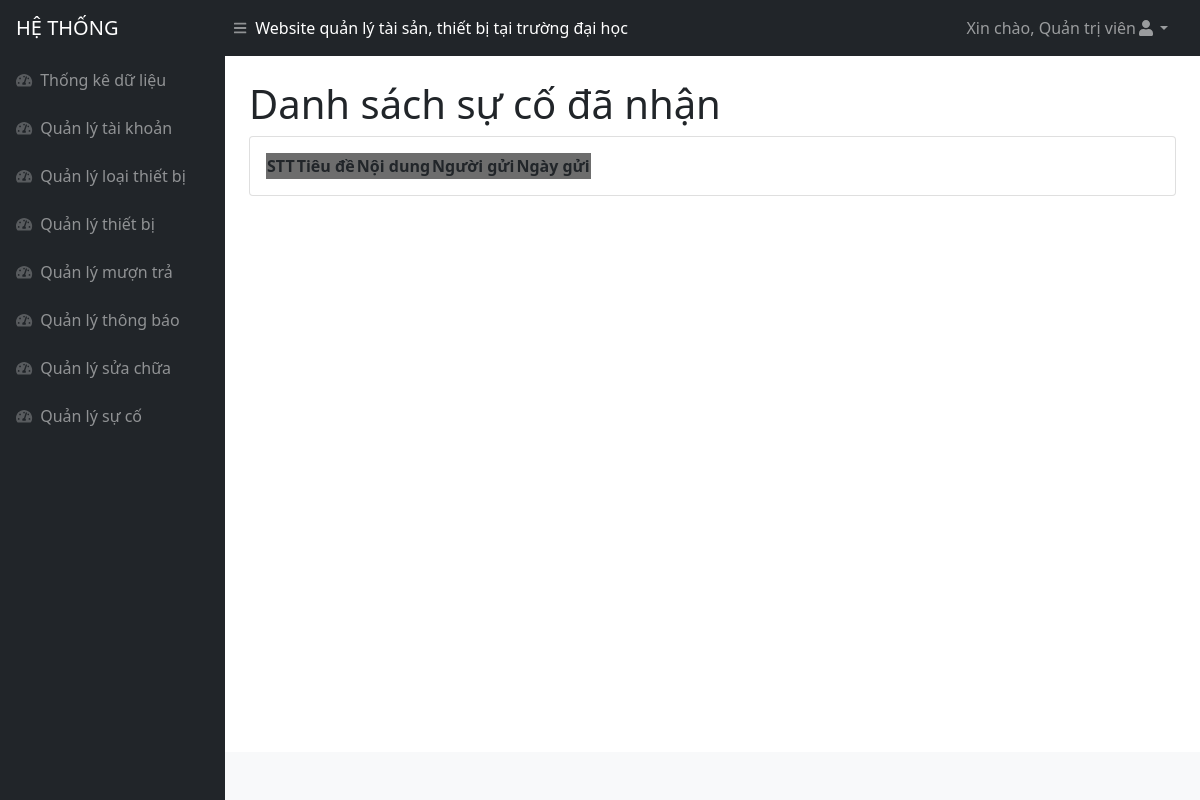
Page /suco.php (signed in) on the earlier database version.
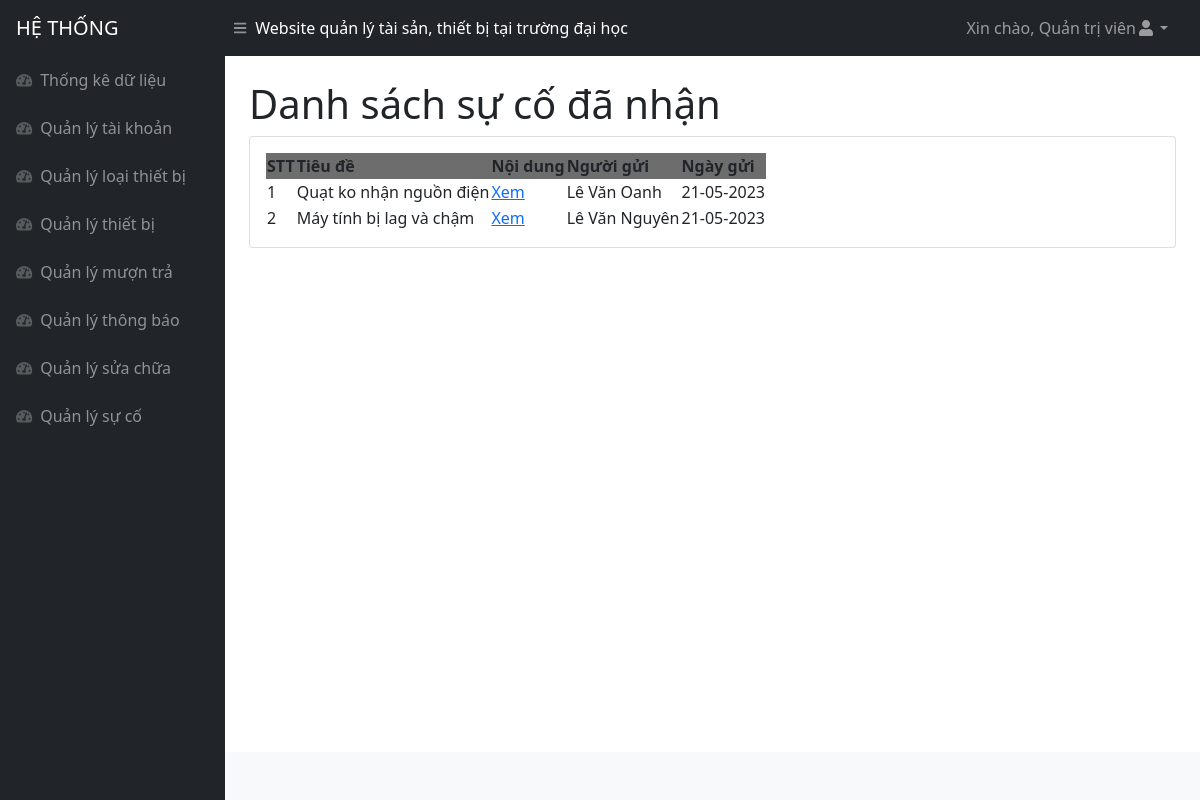
Same page on the later database version.
### tables this page shows
CREATE TABLE `suco` (
  `id` int(11) NOT NULL,
  `tieude` varchar(2500) NOT NULL,
  `noidung` text NOT NULL,
  `nguoidung_id` int(11) NOT NULL,
  `ngaygui` date NOT NULL DEFAULT current_timestamp()
);

CREATE TABLE `nguoidung` (
  `id` int(11) NOT NULL,
  `hoten` varchar(250) NOT NULL,
  `email` varchar(250) NOT NULL,
  `sodienthoai` varchar(250) NOT NULL,
  `diachi` varchar(2500) NOT NULL,
  `taikhoan` varchar(500) NOT NULL,
  `matkhau` varchar(500) NOT NULL,
  `quyen_id` int(11) NOT NULL
);

### suco.php (the view, shortened to what this page needs)
<!DOCTYPE html>
<html lang="en">
<head>
<?php include('inc/head.php')?>
</head>
<body class="sb-nav-fixed">
<?php include('inc/header.php')?>
    <div id="layoutSidenav">
    <?php include('inc/menu.php')?>
        <div id="layoutSidenav_content">
            <main>
                <div class="container-fluid px-4">
                <?php if($_SESSION['quyen'] == 1){ ?>
                    <h1 class="mt-4">Danh sách sự cố đã nhận</h1>
                    <?php }else{?>
                        <h1 class="mt-4">Danh sách sự cố đã gửi của bạn</h1>
                    <?php } ?>
                    <div class="card mb-4">
                        <div class="card-body">
                            <table id="datatablesSimple">
                                <thead>
                                <tr style="background-color : #6D6D6D">
                                        <th>STT</th>
                                        <th>Tiêu đề</th>
                                        <th>Nội dung</th>
                                        <?php if($_SESSION['quyen'] == 1){ ?>
                                        <th>Người gửi</th>
                                        <?php } ?>
                                        <th>Ngày gửi</th>
                                    </tr>
                                </thead>
                                <tbody>
                                <?php
                                    $idnd = $_SESSION['id'];
                                    if($_SESSION['quyen'] == 1){
                                        $query = "SELECT a.*, b.hoten
                                        FROM suco as a, nguoidung as b
                                        WHERE a.nguoidung_id = b.id
                                         ORDER BY a.id DESC";
                                    }
                                    else{
                                        $query = "SELECT *
                                        FROM suco
                                        WHERE nguoidung_id = '{$idnd}'
                                         ORDER BY id DESC";
                                    }
                                    $result = mysqli_query($connect, $query);
                                    $stt = 1;
                                    while ($arUser = mysqli_fetch_array($result, MYSQLI_ASSOC)) {
                                        $idModelDes = "exampleModalDes".$arUser["id"] ;
                                    ?>
                                    <tr>
                                        <td><?php echo $stt ?></td>
                                        <td><?php echo $arUser["tieude"] ?></td>
                                        <td>
                                            <a href="" data-bs-toggle="modal"
                                                data-bs-target="#<?php echo $idModelDes ?>">
                                                Xem</a>
                                        </td>
                                        <?php if($_SESSION['quyen'] == 1){ ?>
                                        <td><?php echo $arUser["hoten"] ?></td>
                                        <?php } ?>
                                        <td><?php echo date("d-m-Y", strtotime($arUser["ngaygui"])) ?></td>
                                    </tr>
                                    <?php $stt++;} ?>
                                </tbody>
                            </table>
                        </div>
                    </div>
                </div>
            </main>
            <?php include('inc/footer.php')?>
        </div>
    </div>
</body>
</html>

Differences in the rows shown:
added suco: tieude "Quạt ko nhận nguồn điện", nguoidung.hoten "Lê Văn Oanh", ngaygui "21-05-2023"
added suco: tieude "Máy tính bị lag và chậm", nguoidung.hoten "Lê Văn Nguyên", ngaygui "21-05-2023"
